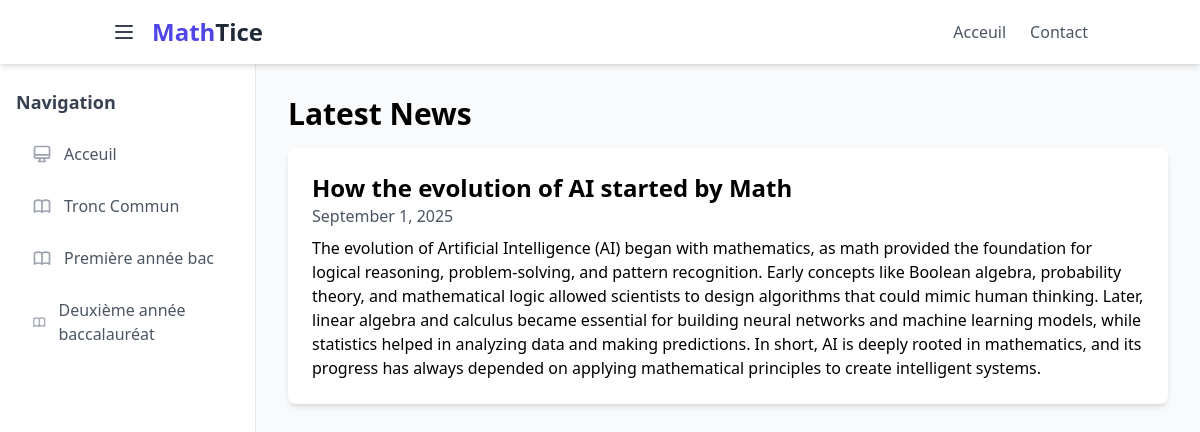
The page / on the database its author committed.
### courses/models.py (models this page shows, shortened)
class SchoolLevel(models.Model):
    name = models.CharField(max_length=100)

### blog/models.py (models this page shows, shortened)
class Article(models.Model):
    title = models.CharField(max_length=200)
    content = models.TextField()
    pub_date = models.DateTimeField(auto_now_add=True)

### blog/views.py (the view)
# urls.py: path('', views.article_list, name='article_list'),
def article_list(request):
    articles = Article.objects.order_by('-pub_date')[:5]  # Get the 5 latest articles
    return render(request, 'home.html', {'articles': articles})

### courses/context_processors.py (called while the page is built)
def all_levels(request):
    return {
        'all_levels': SchoolLevel.objects.all()
    }

### webstudy/templates/home.html (shortened to what this page needs)
{% extends 'base.html' %}
{% block content %}
<h1 class="text-3xl font-bold mb-4">Latest News</h1>
<div class="space-y-4">
    {% for article in articles %}
    <div class="bg-white p-6 rounded-lg shadow-md">
        <h2 class="text-2xl font-bold">{{ article.title }}</h2>
        <p class="text-gray-600">{{ article.pub_date|date:"F j, Y" }}</p>
        <p class="mt-2">{{ article.content }}</p>
    </div>
    {% endfor %}
</div>
{% endblock %}

### webstudy/templates/base.html (shortened to what this page needs)
<!DOCTYPE html>
<html lang="en">
<head>
    <script src="https://cdn.tailwindcss.com"></script>
</head>
<body class="bg-gray-50 font-sans">
    <div class="flex flex-col h-screen">
        <header class="bg-white shadow-md z-30">
            <div class="container mx-auto px-6 py-4 flex justify-between items-center">
                <div class="flex items-center space-x-4">
                    <button id="sidebar-toggle" class="text-gray-700 hover:text-indigo-600 focus:outline-none">
                        <svg class="w-6 h-6" fill="none" stroke="currentColor" viewBox="0 0 24 24" xmlns="http://www.w3.org/2000/svg"><path stroke-linecap="round" stroke-linejoin="round" stroke-width="2" d="M4 6h16M4 12h16M4 18h16"></path></svg>
                    </button>
                    <a href="/" class="text-2xl font-bold text-gray-800">
                        <span class="text-indigo-600">Math</span>Tice
                    </a>
                </div>
                <nav class="hidden md:flex items-center space-x-6">
                    <a href="/" class="text-gray-600 hover:text-indigo-600 transition">Acceuil</a>
                    <a href="{% url 'contact' %}" class="text-gray-600 hover:text-indigo-600 transition">Contact</a>
                </nav>
            </div>
        </header>
        <div class="flex flex-1 overflow-hidden">
            <aside id="sidebar" class="w-64 bg-white shadow-lg flex-shrink-0 transform -translate-x-full transition-transform duration-300 ease-in-out z-20 md:translate-x-0 md:shadow-none md:border-r">
                <div class="py-6 px-4">
                    <h2 class="text-lg font-semibold text-gray-700 mb-4">Navigation</h2>
                    <nav class="space-y-2">
                        <a href="{% url 'article_list' %}" class="flex items-center px-4 py-2.5 text-gray-600 rounded-lg hover:bg-indigo-50 hover:text-indigo-700 transition group">
                            Acceuil
                        </a>
            {% for level in all_levels %}
            <a href="{% url 'courses_by_level' level.id %}" class="flex items-center p-2 px-4 py-2.5 text-gray-600 rounded-lg hover:bg-indigo-50 hover:text-indigo-700 transition group">
                {{ level.name }}
            </a>
            {% endfor %}
                    </nav>
                </div>
            </aside>
            <main class="flex-1 p-6 lg:p-8 overflow-y-auto">
                {% block content %}{% endblock %}
            </main>
        </div>
    </div>
</body>
</html>

### rows shown on the page
SchoolLevel: name "Tronc Commun"
SchoolLevel: name "Première année bac"
SchoolLevel: name "Deuxième année baccalauréat"
Article: title "How the evolution of AI started by Math", pub_date "September 1, 2025", content "The evolution of Artificial Intelligence (AI) began with mathematics, as math provided the foundation for logical reasoning, problem-solving, and pattern recognition. Early concepts like Boolean algebra, probability theory, and mathematical logic allowed scientists to design algorithms that could mimic human thinking. Later, linear algebra and calculus became essential for building neural networks and machine learning models, while statistics helped in analyzing data and making predictions. In short, AI is deeply rooted in mathematics, and its progress has always depended on applying mathematical principles to create intelligent systems."
